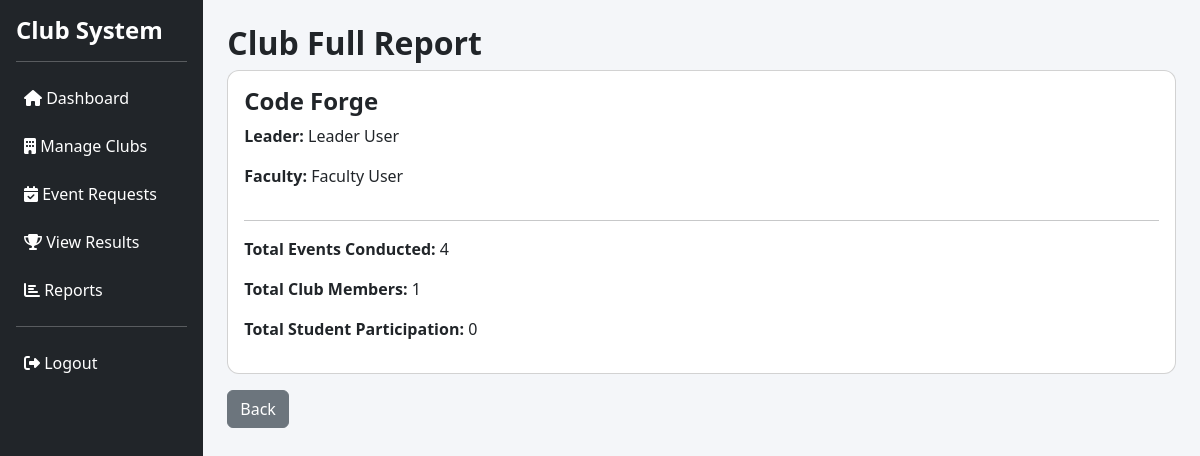
/admin/club_details.php?id=10 (signed in), run on the app's committed database.
### tables this page shows
CREATE TABLE `clubs` (
  `club_id` int(11) NOT NULL,
  `club_name` varchar(100) NOT NULL,
  `description` text DEFAULT NULL,
  `leader_id` int(11) DEFAULT NULL,
  `faculty_id` int(11) DEFAULT NULL,
  `created_at` timestamp NOT NULL DEFAULT current_timestamp()
);

CREATE TABLE `users` (
  `user_id` int(11) NOT NULL,
  `name` varchar(100) NOT NULL,
  `email` varchar(100) NOT NULL,
  `password` varchar(255) NOT NULL,
  `role` enum('admin','leader','student','faculty') NOT NULL,
  `status` enum('active','inactive') DEFAULT 'active',
  `created_at` timestamp NOT NULL DEFAULT current_timestamp(),
  `reset_token` varchar(255) DEFAULT NULL,
  `reset_token_expiry` datetime DEFAULT NULL
);

### src/admin/club_details.php (the view, shortened to what this page needs)
<?php
include "../config/db.php";
include "../includes/header.php";
include "../includes/sidebar.php";
$club_id = $_GET['id'];
$club = mysqli_fetch_assoc(
    mysqli_query($conn,"
        SELECT c.club_name,
               l.name AS leader,
               f.name AS faculty
        FROM clubs c
        LEFT JOIN users l ON c.leader_id=l.user_id
        LEFT JOIN users f ON c.faculty_id=f.user_id
        WHERE c.club_id='$club_id'
    ")
);
$totalEvents = mysqli_fetch_row(
    mysqli_query($conn,"SELECT COUNT(*) FROM events WHERE club_id='$club_id'")
)[0];
$totalMembers = mysqli_fetch_row(
    mysqli_query($conn,"SELECT COUNT(*) FROM club_members WHERE club_id='$club_id'")
)[0];
$totalParticipants = mysqli_fetch_row(
    mysqli_query($conn,"
        SELECT COUNT(DISTINCT student_id)
        FROM event_participants ep
        JOIN events e ON ep.event_id=e.event_id
        WHERE e.club_id='$club_id'
    ")
)[0];
?>
<h2>Club Full Report</h2>
<div class="card p-3">
    <h4><?= $club['club_name'] ?></h4>
    <p><b>Leader:</b> <?= $club['leader'] ?></p>
    <p><b>Faculty:</b> <?= $club['faculty'] ?></p>
    <hr>
    <p><b>Total Events Conducted:</b> <?= $totalEvents ?></p>
    <p><b>Total Club Members:</b> <?= $totalMembers ?></p>
    <p><b>Total Student Participation:</b> <?= $totalParticipants ?></p>
</div>
<a href="clubs_manage.php" class="btn btn-secondary mt-3">Back</a>
<?php include "../includes/footer.php"; ?>

### src/assets/css/style.css (style rules this page uses)
body { background-color: #f4f6f9; font-family: 'Segoe UI', sans-serif; }
.card { border-radius: 12px; }
h2, h4, h5 { font-weight: 600; }

### data on the page
clubs: club_name "Code Forge", leader.name "Leader User", faculty.name "Faculty User"

### other printed values
$totalEvents "4"
$totalMembers "1"
$totalParticipants "0"
